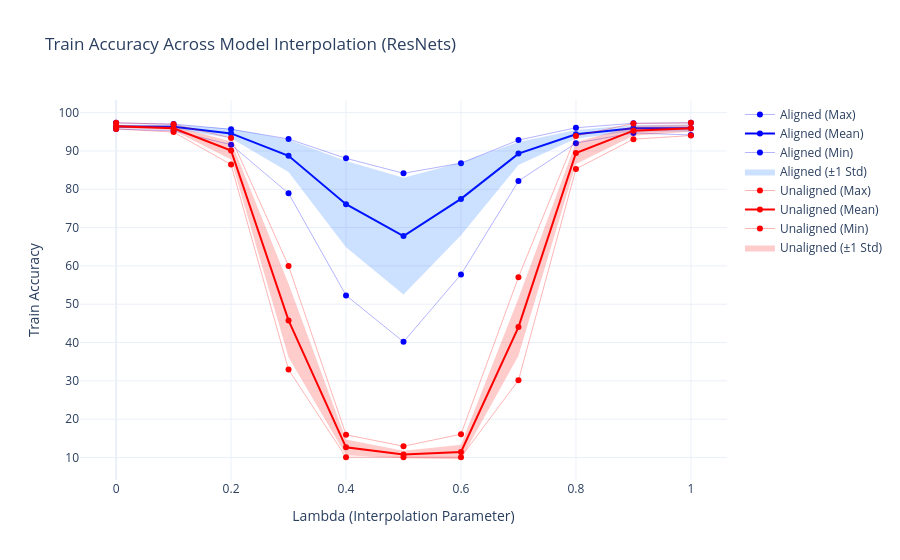

Notebook source saved alongside this figure:
### Code cell
results_cifar = load_json("outputs/2025-11-20/20-04-51_resnet_cifar_sym-0__136hb7xt__npaor8q2/rebasin_lmc_results_epoch_100.json")
plot_interpolation_metric(results_cifar, "train_accuracy", False, title_suffix="ResNets")

### Figure 1 — Plotly figure (JSON) as saved in the notebook; plotly's stock layout.template omitted (floating-point values rounded to 4 significant figures)
{"data": [{"line": {"color": "blue", "width": 0.3}, "mode": "lines+markers", "name": "Aligned (Max)", "type": "scatter", "x": [0, 0.1, 0.2, 0.3, 0.4, 0.5, 0.6, 0.7, 0.8, 0.9, 1], "y": [97.33, 97.0, 95.66, 93.13, 88.07, 84.16, 86.82, 92.84, 96.05, 97.22, 97.33]}, {"line": {"color": "blue", "width": 2}, "mode": "lines+markers", "name": "Aligned (Mean)", "type": "scatter", "x": [0, 0.1, 0.2, 0.3, 0.4, 0.5, 0.6, 0.7, 0.8, 0.9, 1], "y": [96.4, 96.33, 94.57, 88.72, 76.11, 67.78, 77.49, 89.31, 94.36, 95.91, 95.95]}, {"line": {"color": "blue", "width": 0.3}, "mode": "lines+markers", "name": "Aligned (Min)", "type": "scatter", "x": [0, 0.1, 0.2, 0.3, 0.4, 0.5, 0.6, 0.7, 0.8, 0.9, 1], "y": [95.71, 95.24, 91.63, 78.94, 52.3, 40.18, 57.74, 82.15, 92.04, 94.71, 94.16]}, {"fill": "toself", "fillcolor": "rgba(0, 100, 255, 0.2)", "line": {"color": "rgba(255,255,255,0)"}, "name": "Aligned (±1 Std)", "showlegend": true, "type": "scatter", "x": [0, 0.1, 0.2, 0.3, 0.4, 0.5, 0.6, 0.7, 0.8, 0.9, 1, 1, 0.9, 0.8, 0.7, 0.6, 0.5, 0.4, 0.3, 0.2, 0.1, 0], "y": [96.84, 96.85, 95.8, 92.93, 87.37, 83.01, 86.96, 92.31, 95.49, 96.74, 96.87, 95.03, 95.07, 93.23, 86.31, 68.01, 52.55, 64.85, 84.51, 93.34, 95.81, 95.97]}, {"line": {"color": "red", "width": 0.3}, "mode": "lines+markers", "name": "Unaligned (Max)", "type": "scatter", "x": [0, 0.1, 0.2, 0.3, 0.4, 0.5, 0.6, 0.7, 0.8, 0.9, 1], "y": [97.33, 96.94, 93.4, 60.0, 15.93, 12.94, 16.07, 57.06, 93.9, 97.16, 97.36]}, {"line": {"color": "red", "width": 2}, "mode": "lines+markers", "name": "Unaligned (Mean)", "type": "scatter", "x": [0, 0.1, 0.2, 0.3, 0.4, 0.5, 0.6, 0.7, 0.8, 0.9, 1], "y": [96.42, 95.92, 90.12, 45.77, 12.66, 10.77, 11.45, 44.04, 89.46, 95.29, 95.95]}, {"line": {"color": "red", "width": 0.3}, "mode": "lines+markers", "name": "Unaligned (Min)", "type": "scatter", "x": [0, 0.1, 0.2, 0.3, 0.4, 0.5, 0.6, 0.7, 0.8, 0.9, 1], "y": [95.75, 94.92, 86.45, 32.94, 10.07, 10.06, 10.07, 30.17, 85.3, 93.07, 94.01]}, {"fill": "toself", "fillcolor": "rgba(255, 0, 0, 0.2)", "line": {"color": "rgba(255,255,255,0)"}, "name": "Unaligned (±1 Std)", "showlegend": true, "type": "scatter", "x": [0, 0.1, 0.2, 0.3, 0.4, 0.5, 0.6, 0.7, 0.8, 0.9, 1, 1, 0.9, 0.8, 0.7, 0.6, 0.5, 0.4, 0.3, 0.2, 0.1, 0], "y": [96.85, 96.5, 92.49, 55.37, 14.72, 11.76, 13.34, 51.57, 92.29, 96.59, 96.89, 95.0, 93.98, 86.62, 36.52, 9.56, 9.785, 10.59, 36.17, 87.76, 95.34, 95.98]}], "layout": {"hovermode": "x unified", "title": {"text": "Train Accuracy Across Model Interpolation (ResNets)"}, "xaxis": {"title": {"text": "Lambda (Interpolation Parameter)"}}, "yaxis": {"title": {"text": "Train Accuracy"}, "type": "linear"}}}
